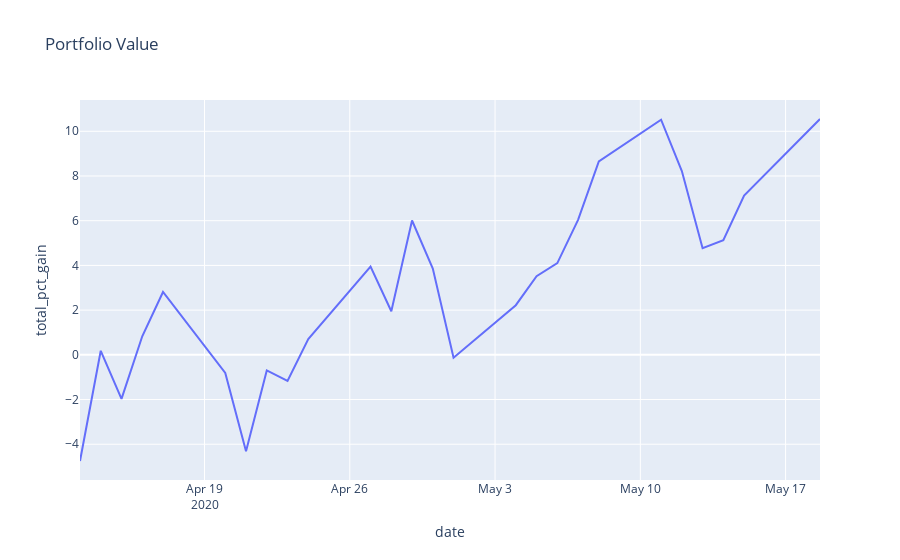

Notebook code cell kept with this figure:
### Code cell
fig = px.line(portfolio_aggregated_stats, x='date', y="total_pct_gain", 
              hover_data=['invested_amount', 'market_value', 'unrealized_gain', 
                          'unrealized_pct_gain', 'realized_gain', 'realized_pct_gain', 
                          'total_gain', 'total_pct_gain'],
#               color='invested_amount',
              title='Portfolio Value')
fig.show()

### Figure 1 — Plotly figure (JSON) as saved in the notebook; plotly's stock layout.template omitted (floating-point values rounded to 4 significant figures; data arrays with more than 128 entries replaced by an {"elided": "..."} marker saying what was removed)
{"data": [{"customdata": {"elided": "26x8 float values"}, "hovertemplate": "date=%{x}<br>total_pct_gain=%{customdata[7]}<br>invested_amount=%{customdata[0]}<br>market_value=%{customdata[1]}<br>unrealized_gain=%{customdata[2]}<br>unrealized_pct_gain=%{customdata[3]}<br>realized_gain=%{customdata[4]}<br>realized_pct_gain=%{customdata[5]}<br>total_gain=%{customdata[6]}<extra></extra>", "legendgroup": "", "line": {"color": "#636efa", "dash": "solid"}, "mode": "lines", "name": "", "showlegend": false, "type": "scatter", "x": ["2020-04-13T00:00:00", "2020-04-14T00:00:00", "2020-04-15T00:00:00", "2020-04-16T00:00:00", "2020-04-17T00:00:00", "2020-04-20T00:00:00", "2020-04-21T00:00:00", "2020-04-22T00:00:00", "2020-04-23T00:00:00", "2020-04-24T00:00:00", "2020-04-27T00:00:00", "2020-04-28T00:00:00", "2020-04-29T00:00:00", "2020-04-30T00:00:00", "2020-05-01T00:00:00", "2020-05-04T00:00:00", "2020-05-05T00:00:00", "2020-05-06T00:00:00", "2020-05-07T00:00:00", "2020-05-08T00:00:00", "2020-05-11T00:00:00", "2020-05-12T00:00:00", "2020-05-13T00:00:00", "2020-05-14T00:00:00", "2020-05-15T00:00:00", "2020-05-18T15:46:45"], "xaxis": "x", "y": [-4.75, 0.18, -1.97, 0.83, 2.81, -0.81, -4.31, -0.7, -1.17, 0.7, 3.95, 1.95, 6.01, 3.86, -0.13, 2.22, 3.52, 4.1, 6.04, 8.65, 10.52, 8.22, 4.77, 5.13, 7.12, 10.55], "yaxis": "y"}], "layout": {"legend": {"tracegroupgap": 0}, "title": {"text": "Portfolio Value"}, "xaxis": {"anchor": "y", "domain": [0, 1], "title": {"text": "date"}}, "yaxis": {"anchor": "x", "domain": [0, 1], "title": {"text": "total_pct_gain"}}}}
